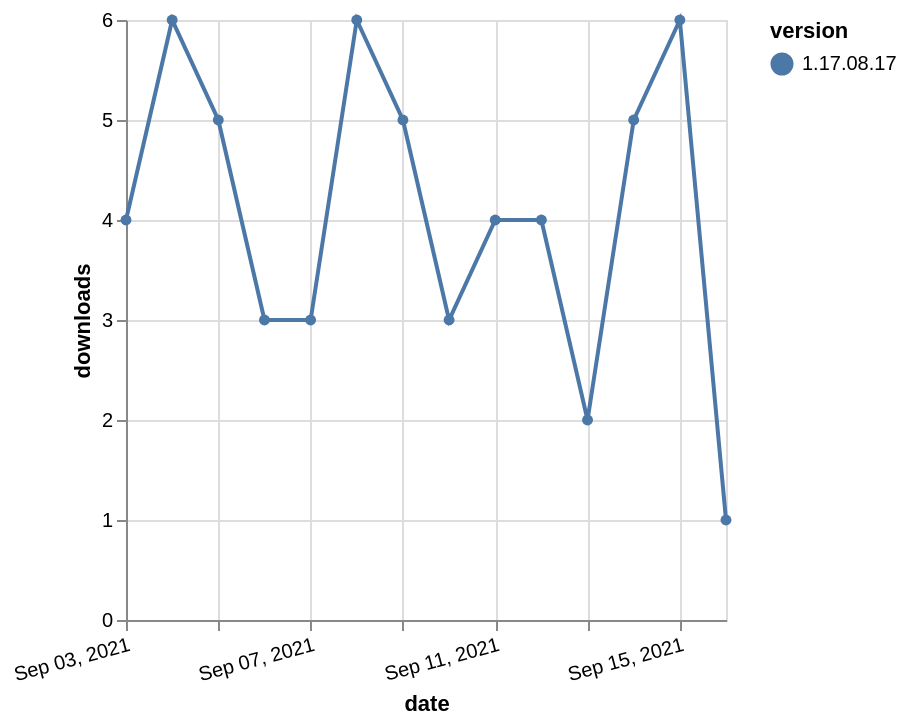

Vega-Lite specification stored for this chart:
### Vega-Lite specification from a JSON file in a GitHub repository (floating-point values rounded to 4 significant figures)
{"$schema": "https://vega.github.io/schema/vega-lite/v5.json", "description": "A simple bar chart with embedded data.", "data": {"values": [{"date": "2021-09-03", "total": 5938, "delta": 4, "version": "1.17.08.17"}, {"date": "2021-09-04", "total": 5944, "delta": 6, "version": "1.17.08.17"}, {"date": "2021-09-05", "total": 5949, "delta": 5, "version": "1.17.08.17"}, {"date": "2021-09-06", "total": 5952, "delta": 3, "version": "1.17.08.17"}, {"date": "2021-09-07", "total": 5955, "delta": 3, "version": "1.17.08.17"}, {"date": "2021-09-08", "total": 5961, "delta": 6, "version": "1.17.08.17"}, {"date": "2021-09-09", "total": 5966, "delta": 5, "version": "1.17.08.17"}, {"date": "2021-09-10", "total": 5969, "delta": 3, "version": "1.17.08.17"}, {"date": "2021-09-11", "total": 5973, "delta": 4, "version": "1.17.08.17"}, {"date": "2021-09-12", "total": 5977, "delta": 4, "version": "1.17.08.17"}, {"date": "2021-09-13", "total": 5979, "delta": 2, "version": "1.17.08.17"}, {"date": "2021-09-14", "total": 5984, "delta": 5, "version": "1.17.08.17"}, {"date": "2021-09-15", "total": 5990, "delta": 6, "version": "1.17.08.17"}, {"date": "2021-09-16", "total": 5991, "delta": 1, "version": "1.17.08.17"}]}, "width": "container", "mark": {"type": "line", "point": {"filled": true}}, "encoding": {"x": {"field": "date", "type": "temporal", "timeUnit": "yearmonthdate", "title": "date", "axis": {"labelAngle": -15}}, "y": {"field": "delta", "type": "quantitative", "title": "downloads"}, "color": {"field": "version", "type": "nominal"}, "tooltip": {"field": "delta"}}}
